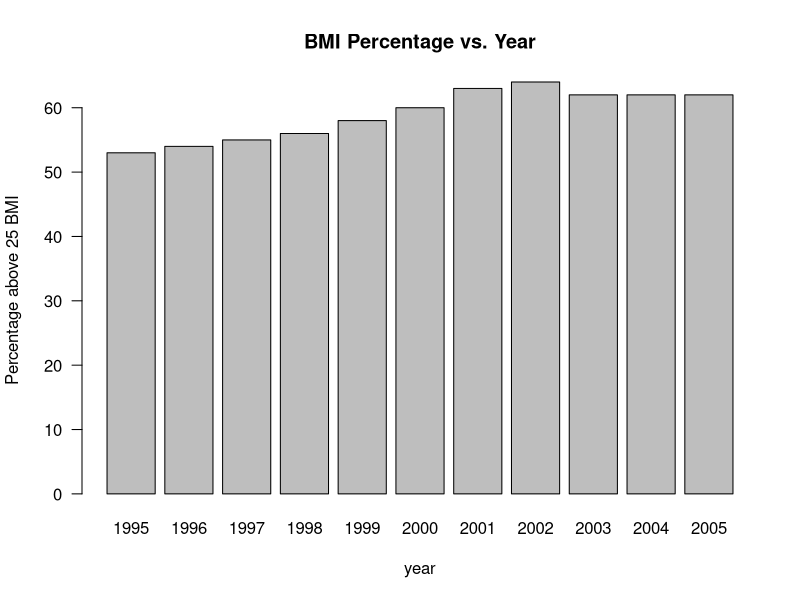
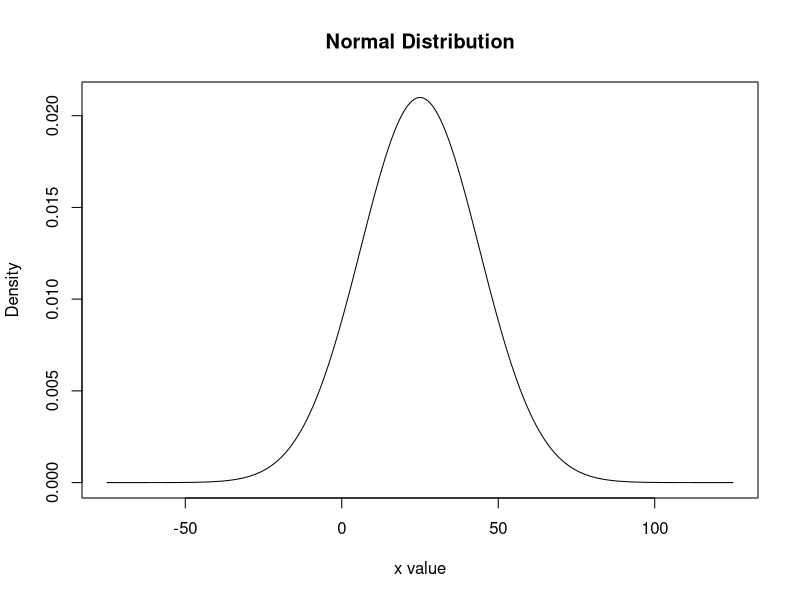
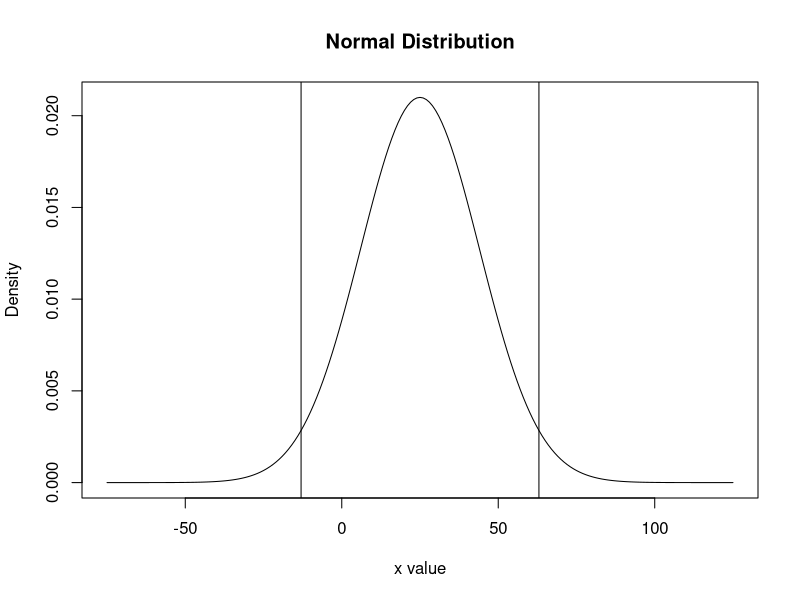

Here is the R script that generated these plots, in order:
# Maximilian Kahn - Take-home Exam

#----Problem 2----

#Plotting the BMI data in a bar plot

bmi.values <- c(53,54,55,56,58,60,63,64,62,62,62) # Vector of BMI percentage values

years <- 1995:2005 # Generate "years" vector
  
# Plotting the percentage of adults with a BMI above 25 from 1995 to 2005.
BMI.plot <- barplot(bmi.values, names.arg=years, xlab="year", 
             ylab="Percentage above 25 BMI", main="BMI Percentage vs. Year",las = 1) 

#----Problem 3----

# a. Calculating mean for males and females
male.freq <- c(38,17,7,6,4,10,2,0,0) # male LRS frequencies
female.freq <- c(30,25,3,6,8,4,0,4,1) # female LRS frequencies
LRS <- c(0:8) # level of LRS

(male.mean <- sum((male.freq * LRS) / sum(male.freq))) # LRS mean for males
(female.mean <- sum((female.freq * LRS) / sum(female.freq))) # LRS mean for females

# The mean for males is approximately 1.5 while for females it is 1.7, so it is higher for females.

# c. Calculating the variance for males and females

# First we need create a function that returns a vector where the values are the LRS levels
# and the number of times they appear in the vector is their frequency.

# This function takes as input a vector of the frequencies and a vector of the magnitude
# of the frequencies. E.g. given the frequencies c(38,5,1) and the mag. of frequencies
# as c(0, 1, 2), the function returns the vector c(0, 5, 2). I used this function for 
# problem 2 on problem set 2. 
format.frequency <- function(frequencies, levels) {
  total.freq <- c() # initialize a vector, which we will store our values in.
  counter <- 0 # A counter to index the vector "levels"
  for (freq.num in frequencies) { # loop through every value in the vector "frequencies".
    counter <- counter + 1
    freq <- rep(levels[counter],freq.num) # create a vector that repeates the levels value, "freq.num" times.
    total.freq <- c(total.freq, freq) # append the freq vector to the vector we are going to eventually return.
  }
  return(total.freq) # return our vector with all values appended
}

# The sample variance is calculated as follows: take the difference between the data point and the mean, square the value. 
# Then sum the values and divide the sum by the size of the data set minus 1 since we are working with a sample.
# The function format.frequency prints out a bunch of values, ignore the values and look at the last one that is
# printed for the code below, the last number printed is the variance.
sum(male.var <- sum(((format.frequency(male.freq, LRS)) - male.mean)^2 / (sum(male.freq) - 1))) # The variance for male LRS

sum(((format.frequency(female.freq, LRS)) - male.mean)^2 / (sum(female.freq) - 1)) # The variance for female LRS

# d. Calculating the median for males and females

# Creating a function that returns the median

getmedian <- function(data) {
  data.length <- length(data) # length of data
  # Test to see if data length is even or odd
  if (data.length %% 2 == 0) { # if the length of the data is even then take the mean of the middle data
    middle1 <- data.length / 2
    middle2 <- middle1 + 1
    median <- (data[middle1] + data[middle2]) / 2
  } else { # otherwise the median is the middle value in the vector
    middle1 <- ceiling(data.length / 2) # ceiling round half the length to get the middle position in the vector
    median <- data[middle1]
  }
 return(median)
}

male.freq <- format.frequency(male.freq, LRS) # prepare a vector of the male frequencies
female.freq <- format.frequency(female.freq, LRS) # prepare a vector of the female frequencies

getmedian(male.freq) # get median of male frequencies
getmedian(female.freq) # get median of female frequencies

#----Problem 7---- 
# 
# b. Calculating the expected frequencies from the termite data

blue.workers <- c(3,37) # blue worker data
white.workers <- c(31,9) # white worker data
termites <- rbind(blue.workers, white.workers) # putting worker data into a matrix
colnames(termites) <- c("Unharmed","Immobilized")
(termites) # visualize the termite matrix

(tot.workers <- sum(termites)) # sum of all categories of termites

(worker.prob <- rowSums(termites) / tot.workers) # proportions for workers (blue or white liquid)
(outcome.prob <- colSums(termites) / tot.workers) # proportions for outcome (unharmed or immobilized)

# Finding the expected frequencies
expected <- c() # reset expected vector

for (i in worker.prob) { # returns birth probabilities
  t <- c()
  for (j in outcome.prob) { # returns mating number probabilities
    t <- c(t, i*j)
  }
  expected <- c(expected, t) # store expected value probabilties in this vector
}

(expected.values <- expected * tot.workers) # calculate expected value

(expected.termites <- matrix(expected.values, nrow = 2, ncol = 2, byrow = TRUE)) # turn vector into matrix
colnames(expected.termites) <- c("Unharmed","Immobilized") # renaming columns
rownames(expected.termites) <- c("blue.workers","white.workers") # renaming rows

(expected.termites) # visualize expected values

# d. Testing to see if we can reject null hypothesis

# Calculating the chi-square value:
  
(t <- (termites - expected.termites)^2) # temporary value - (observed - expected)^2

# diving each value by the corresponding expected value
t[1,1] <- t[1,1] / expected.termites[1,1]
t[1,2] <- t[1,2] / expected.termites[1,2]
t[2,1] <- t[2,1] / expected.termites[2,1]
t[2,2] <- t[2,2] / expected.termites[2,2]

(chi.square.value <- sum(t)) # The chi-square value!

# The chi-square value is 29.25, the df = (2-1)(2-1) = 1, this chi-square value corresponds with a 
# p-value of less than 0.001, and thus we can confidently reject the null hypothesis.

#----Problem 8----

# b. Calculating the proportion of deaths due to drunk driving at the 25th percentile

# We can find the z-score value that roughly corresponds with the 25th percentile through trial and error.
pnorm(-0.67) # Is approximately equal to 0.25. Thus, Z-score is equal to -0.67.

# Given that Z-score is -0.67. Then the proportion of deaths at the 25th percentile is:
  
(Y <- -0.67 * 0.068 + 0.569) # approximately 0.52.

#----Problem 9----

 # b. Writing our own function that plots a normal distribution with a mean and std given by the user.

# Creating the normal distribution function that returns a set of numbers conforming to the distribution
normal.dist <- function(mean, std) {
  co <- (1 / sqrt(2 * pi * std^2)) # calculate the coefficient
  range <- (-100 + mean):(100 + mean) # calculate the range of x-values to input
  norm.dist <- c() # initialize vector that will hold the distribution
  for (Y in range) {
    exponent <- -(Y - mean)^2 / (2 * std^2) # calculate the exponent for a y-value 
    val <- co * exp(1)^(exponent) # calculate a y-value
    norm.dist <- c(norm.dist, val) # append to norm.dist vector
  }
  return(norm.dist) # return normal distribution set
}

# Plot a normal distribition based on user input mean and std values
normal.plot <- function(mean, std) {
  x <- (-100 + mean):(100 + mean) # initialize x-range of values based on mean
  plot(x, normal.dist(mean, std), type="l", xlab="x value",
       ylab="Density", main="Normal Distribution") # plot the normal distribution y-values against x!
}

mean <- 25
std <- 19
normal.plot(mean, std) # example plot, mean = 25, std = 19.

# c. # Since two standard deviations away in both directions covers 95% percent of the distribution:


normal.plot(mean, std) # example plot, mean = 25, std = 19.
abline(v = (-2 * std) + mean) # plot vertical line two std away from the mean to the left
abline(v = 2 * std + mean) # plot vertical line two std away from the mean to the right
